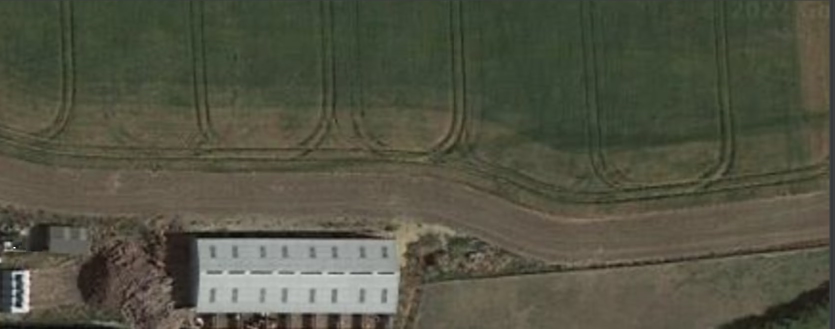
#> input picture lab3/houses/house_1.jpg, 1669 x 657 px, found by its file name (shown at 1/2 size); its folder holds only this picture in this run
$ jupyter execute Lab3.ipynb
#> lines starting #> are read from the running program, lines starting #| are printed output that depends on the picture
[cell 1]
import operator
import os
import numpy as np
from skimage import io, draw, transform, exposure, color

[cell 2]
from google.colab import drive
drive.mount('/content/drive')

[cell 3]
def read_images(path):
    images_list = []
    for image_name in os.listdir(path):
        img = io.imread(path + '/' + image_name)
#> img is the input picture: shape (657, 1669, 3); mean R, G, B 82.3, 83.1, 67.1
        img_gray = color.rgb2gray(img)
        img_contrast = exposure.adjust_sigmoid(img_gray, cutoff=0.7, gain=25, inv=False)
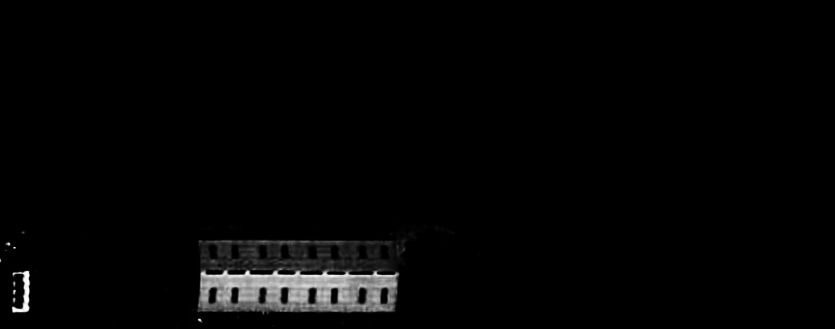
#> img_contrast: shape (657, 1669) float64 (shown at 1/2 size); min 5.62e-08, max 0.999, mean 0.0183
        images_list.append((img, img_contrast))
    return images_list

[cell 4]
def save_image(path, no, img):
    return io.imsave(path + '_' + str(no + 1) + '.jpg', img)

[cell 5]
def get_haar_params(bright_w, dark_w, h):
    return [[(0, 0), (h, bright_w)], [(0, bright_w), (h, dark_w + bright_w)],
            [(0, bright_w + dark_w), (h, 9 * bright_w + dark_w)]]

[cell 6]
def detect_object(hc_img, w_threshold):
    res_coords = []
    int_img = transform.integral_image(hc_img)
    [area1, area2, area3] = get_haar_params(dark_w=1, bright_w=2, h=4)
    square1 = area1[1][0] * (area1[1][1] - area1[0][1])
    square2 = area2[1][0] * (area2[1][1] - area2[0][1])
    square3 = area3[1][0] * (area3[1][1] - area3[0][1])
    for angle in range(0, 360, 10):
        rotated_haar = transform.rotate(np.zeros(area3[1], dtype=np.uint8), angle, resize=True, preserve_range=False)
        window_w, window_h = rotated_haar.shape
    for x in range(0, hc_img.shape[0] - 2 * window_w - 1, 5):
        for y in range(0, hc_img.shape[1] - 2 * window_h - 1, 5):
            mean_bright1 = transform.integrate(int_img, (x, y), (x + area1[1][0], y + area1[1][1])) / square1
            mean_dark = transform.integrate(int_img, (x + area2[0][0], y + area2[0][1]),
                                            (x + area2[1][0], y + area2[1][1])) / square2
            mean_bright2 = transform.integrate(int_img, (x + area3[0][0], y + area3[0][1]),
                                               (x + area3[1][0], y + area3[1][1])) / square3
            mean_bright = (mean_bright1 + mean_bright2) / 2
            if mean_bright - mean_dark > w_threshold:
                res_coords.append((x, y, (window_w, window_h)))
    res_coords = list(set(res_coords))
    cleaned_coords = remove_close_hits(res_coords)
    return cleaned_coords

[cell 7]
def remove_close_hits(res_coords):
    new_coords = sorted(res_coords, key=operator.itemgetter(0))
    i = 1
    n = len(new_coords)
    while i < n:
        x = new_coords[i][0]
        y = new_coords[i][1]
        x1 = new_coords[i - 1][0]
        y1 = new_coords[i - 1][1]
        difx = abs(x - x1)
        dify = abs(y - y1)
        if (difx + dify) <= 100:
            del new_coords[i]
            n -= 1
        else:
            i += 1
    return new_coords

[cell 8]
def save_result(img, coords, im_no):
    for x, y, window_shape in coords:
        coord = x, y
        if coord != (-1, -1):
            window_shape = (50, 50)
            rr, cc = draw.rectangle_perimeter(coord, extent=window_shape, shape=img.shape)
            img[rr - 5, cc - 5] = (0, 255, 0)
        save_image("/content/drive/MyDrive/Colab Notebooks/lab_3/detected/", im_no, img)

[cell 9]
dataset = read_images('/content/drive/MyDrive/Colab Notebooks/lab_3/houses')
#> dataset = 1 item
dark_and_bright_mean_value = 0.25
for image_number, image in enumerate(dataset):
    print('Обработка изображения №', image_number + 1)
    coordinates = detect_object(image[1], dark_and_bright_mean_value)
    save_result(image[0], coordinates, image_number)
#> this loop made 1 pass
#> (image_number, area1 in detect_object, area2 in detect_object, area3 in detect_object, square1 in detect_object, square2 in detect_object, square3 in detect_object) on pass 1: (0, [(0, 0), (4, 2)], [(0, 2), (4, 3)], [(0, 3), (4, 19)], 8, 4, 64)
#| Обработка изображения № 1
#> pass 1, in detect_object, `int_img = transform.integral_image(hc_img)`:
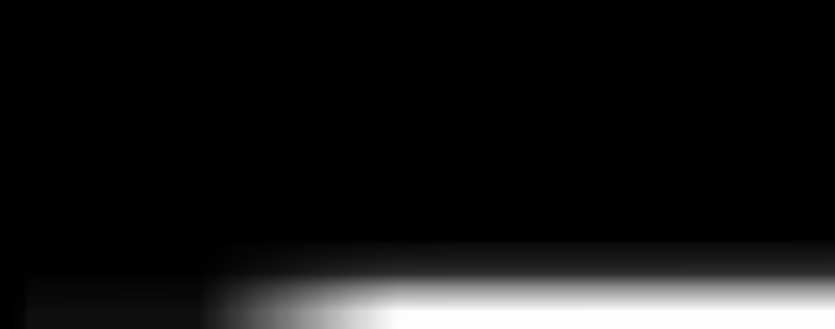
#> int_img: shape (657, 1669) float64 (shown at 1/2 size); min 1.47e-05, max 20085.7, mean 1783.3; drawn with min black and max white
